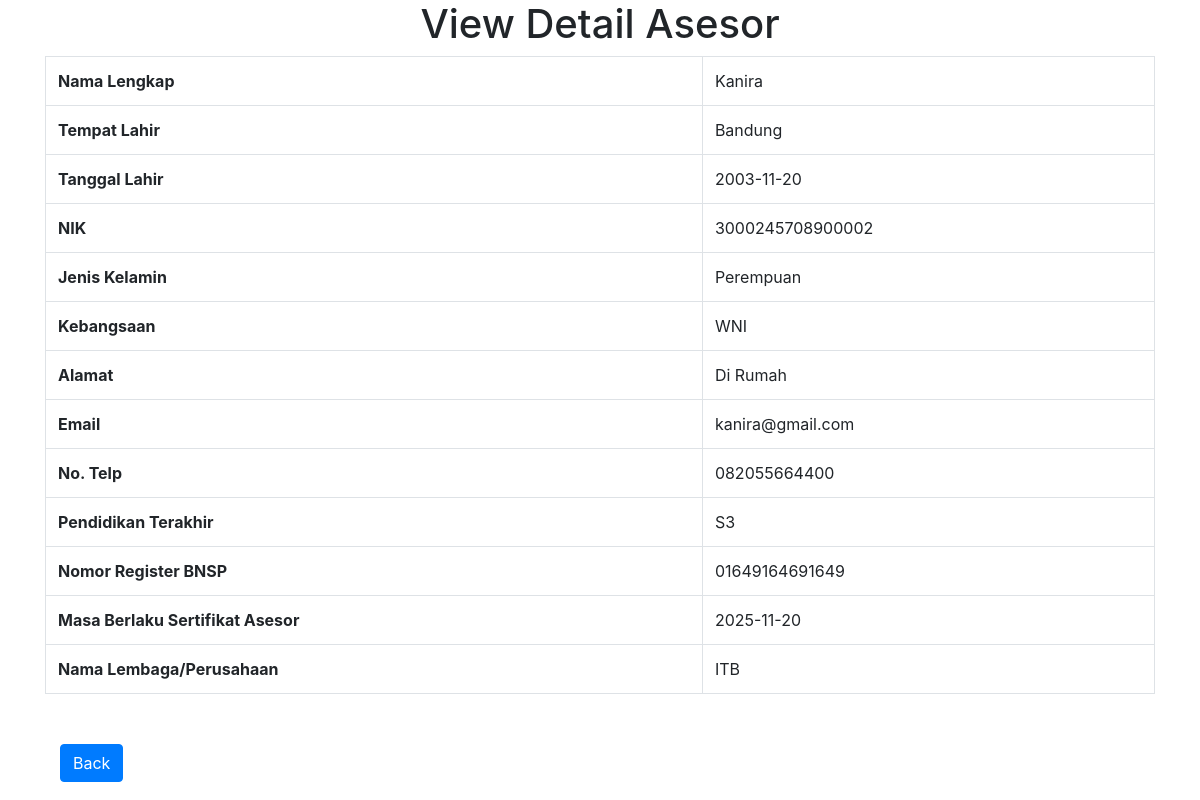
Page /view-detail-asesor.php?nik_number=3000245708900002 on the committed database.
### tables this page shows
CREATE TABLE `data_asesor` (
  `id_assessor` int(11) NOT NULL,
  `assessor_name` varchar(255) NOT NULL,
  `tempat_lahir` varchar(255) NOT NULL,
  `birth_date` date NOT NULL,
  `nik_number` varchar(255) NOT NULL,
  `gender` enum('Laki-laki','Perempuan') NOT NULL,
  `nationality` varchar(255) NOT NULL,
  `address` varchar(255) NOT NULL,
  `email` varchar(255) NOT NULL,
  `phone_number` varchar(255) NOT NULL,
  `education_level` varchar(255) NOT NULL,
  `bnsp_reg_num` varchar(255) NOT NULL,
  `exp_date_sertificate` date NOT NULL,
  `institutional_name` varchar(255) NOT NULL
);

### src/view-detail-asesor.php (the view, shortened to what this page needs)
<!DOCTYPE html>
<html>
<head>
    <link rel="stylesheet" href="https://stackpath.bootstrapcdn.com/bootstrap/4.5.2/css/bootstrap.min.css">
</head>
<body>
    <div class="container">
        <h1 class="text-center">View Detail Asesor</h1>
        <table class="table table-bordered">
            <tbody>
                <?php
                $servername = "localhost";
                $username = "root";
                $password = "";
                $dbname = "pendaftaran";
                $conn = mysqli_connect($servername, $username, $password, $dbname);
                $sql = "SELECT * FROM data_asesor WHERE nik_number='".$_GET['nik_number']."'";
                $result = mysqli_query($conn, $sql);
                if (mysqli_num_rows($result) > 0) {
                    while($row = mysqli_fetch_assoc($result)) {
                        echo
                        "<tr>
                            <th>Nama Lengkap</th>
                            <td>".$row["assessor_name"]."</td>
                        </tr>
                        <tr>
                        <th>Tempat Lahir</th>
                        <td>".$row["tempat_lahir"]."</td>
                        </tr>
                        <tr>
                        <th>Tanggal Lahir</th>
                        <td>".$row["birth_date"]."</td>
                        </tr>
                        <tr>
                        <th>NIK</th>
                        <td>".$row["nik_number"]."</td>
                        </tr>
                        <tr>
                        <th>Jenis Kelamin</th>
                        <td>".$row["gender"]."</td>
                        </tr>
                        <tr>
                        <th>Kebangsaan</th>
                        <td>".$row["nationality"]."</td>
                        </tr>
                        <tr>
                        <th>Alamat</th>
                        <td>".$row["address"]."</td>
                        </tr>
                        <tr>
                        <th>Email</th>
                        <td>".$row["email"]."</td>
                        </tr>
                        <tr>
                        <th>No. Telp</th>
                        <td>".$row["phone_number"]."</td>
                        </tr>
                        <tr>
                        <th>Pendidikan Terakhir</th>
                        <td>".$row["education_level"]."</td>
                        </tr>
                        <tr>
                        <th>Nomor Register BNSP</th>
                        <td>".$row["bnsp_reg_num"]."</td>
                        </tr>
                        <tr>
                        <th>Masa Berlaku Sertifikat Asesor</th>
                        <td>".$row["exp_date_sertificate"]."</td>
                        </tr>
                        <tr>
                        <th>Nama Lembaga/Perusahaan</th>
                        <td>".$row["institutional_name"]."</td>
                        </tr>";
                    }
                } else {
                    echo "0 results";
                }
                ?>
            </tbody>
        </table>
        <div class="container" style="margin-top: 50px;">
            <div class="row">
                <div class="col-6">
                    <a href="view-data-asesor.php" class="btn btn-primary">Back</a>
                </div>
            </div>
        </div>
    </div>
</body>
</html>

### rows in the picture
data_asesor: assessor_name "Kanira", tempat_lahir "Bandung", birth_date "2003-11-20", nik_number "3000245708900002", gender "Perempuan", nationality "WNI", address "Di Rumah", email "kanira@gmail.com", phone_number "082055664400", education_level "S3", bnsp_reg_num "01649164691649", exp_date_sertificate "2025-11-20", institutional_name "ITB"
